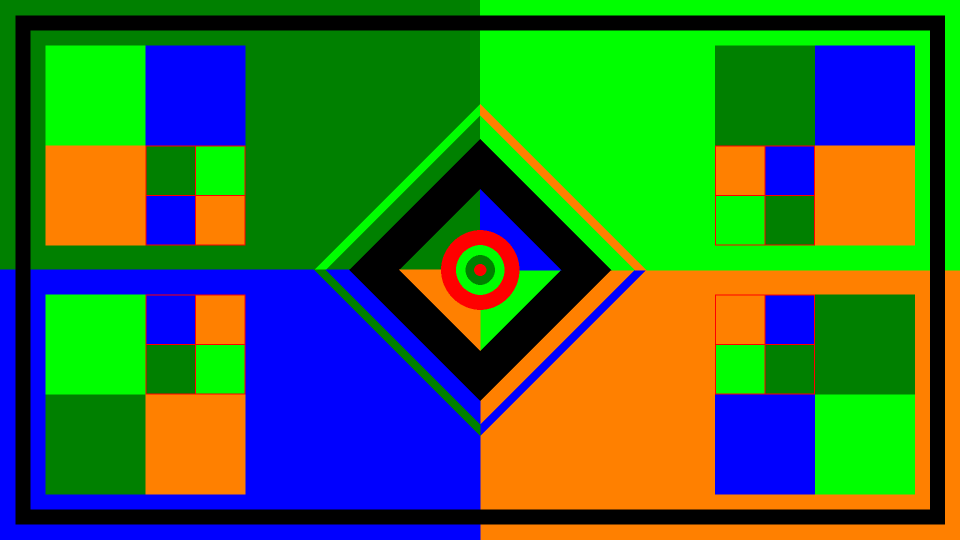
#> input picture CubeDesign_Mission_IMG-CAL.png, 1920 x 1080 px (shown at 1/2 size)
$ python teste.py   (older library calls are emulated)
#> lines starting #> are read from the running program, lines starting #| are printed output that depends on the picture; after the words box and inside, x2 and y2 are one past the last pixel; in counts of white or black regions, pixels touching at a corner belong together
#> further down, img is the input picture: shape (1080, 1920, 3); mean B, G, R 55.2, 111, 57.6
#Realiza os imports necessários
import cv2
import numpy as np
import skimage.color
import matplotlib.pyplot as plt
import scipy.ndimage as ndi
from sklearn.cluster import KMeans
from sklearn.cluster import MeanShift
import matplotlib.patches as patches
import matplotlib.colors as colors
from skimage import io, color
import math
import time


#Define variáveis que serão as cores padrão para desmatamento
vermelho = (246,0,0)
laranja = (254, 128, 0)

def color_difference (color1, color2):
    # Retorna a distância euclidiana entre duas cores no espaço RGB
    return math.sqrt(sum([(abs(component1-component2))**2 for component1, component2 in zip(color1, color2)]))

#Função retorna a imagem contornada e a área desmatada da mesma
def rgbKMeansImageSeg(img, num_clusters, closeQueimada, itQueimada, closeDesmat, itDesmat, resize):

    #Define a proporção entre os dois lados da imagem
#> called with num_clusters = 6, closeQueimada = False, itQueimada = 1, closeDesmat = False, itDesmat = 1, resize = False
    prop = img.shape[1]/img.shape[0]
#> prop = 1.78

    #Redimensiona a imagem para a mesma sempre ter 480 de altura, sem alterar as proporções
    if resize:
        imgResized = cv2.resize(img,(round(480*prop),480))
    else:
        imgResized = img

    #Reshape da imagem deixar como um vetor de pixels contendo as 3 cores para o mesmo
    data = imgResized.reshape(imgResized.shape[0]*imgResized.shape[1], 3)

    #Cria um agrupamento K-means e ajusta o mesmo aos dados
    km = KMeans(n_clusters=num_clusters)
    km.fit(data)

    #Salva os labels encontrados
    labels = km.predict(data)
    img_labels = labels.reshape(imgResized.shape[:2])
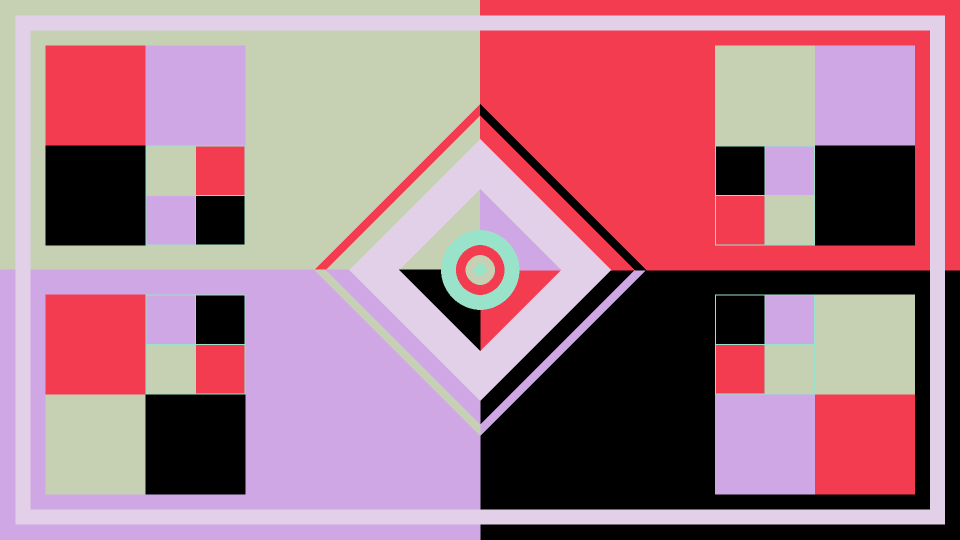
#> img_labels: shape (1080, 1920) int32 (shown at 1/2 size); 6 distinct labels, from 0 to 5; one colour per label, 0 black

    #Pega os indices das cores vermelho e laranja
    difVerm = [color_difference(p, vermelho) for p in km.cluster_centers_]
    indexQueimada = difVerm.index(min(difVerm))
    difLar = [color_difference(p, laranja) for p in km.cluster_centers_]
    indexDesmat = difLar.index(min(difLar))


    binQueimada = img_labels==indexQueimada
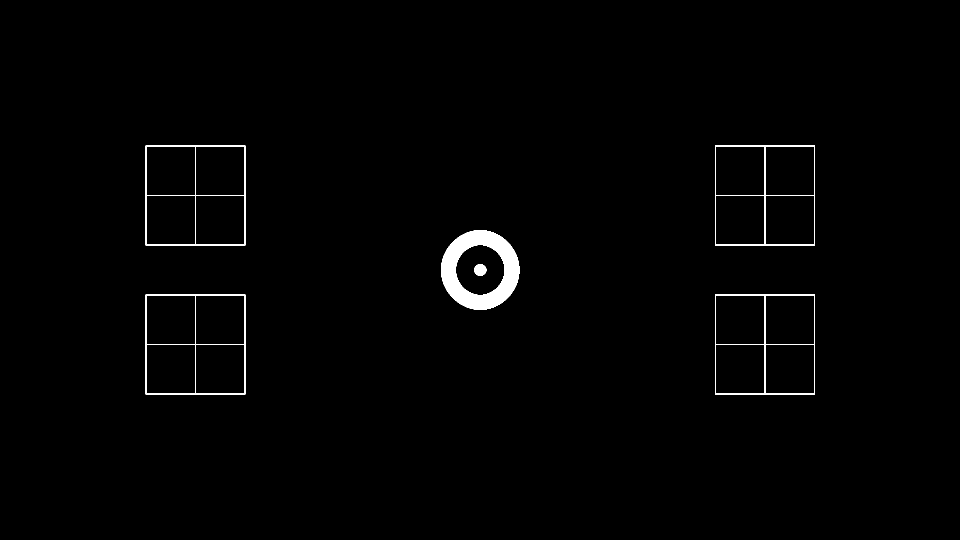
#> binQueimada: shape (1080, 1920) bool (shown at 1/2 size); 1.1% white; 6 white regions, box (x1, y1, x2, y2) and area: (882, 460, 1039, 620) 12016, (291, 291, 491, 491) 2364, (1430, 291, 1630, 491) 2364, (291, 589, 491, 789) 2364, (1430, 589, 1630, 789) 2364, (948, 528, 973, 552) 464
    if closeQueimada:
        binQueimada = ndi.binary_closing(binQueimada, iterations=itQueimada)
    binDesmat = img_labels==indexDesmat
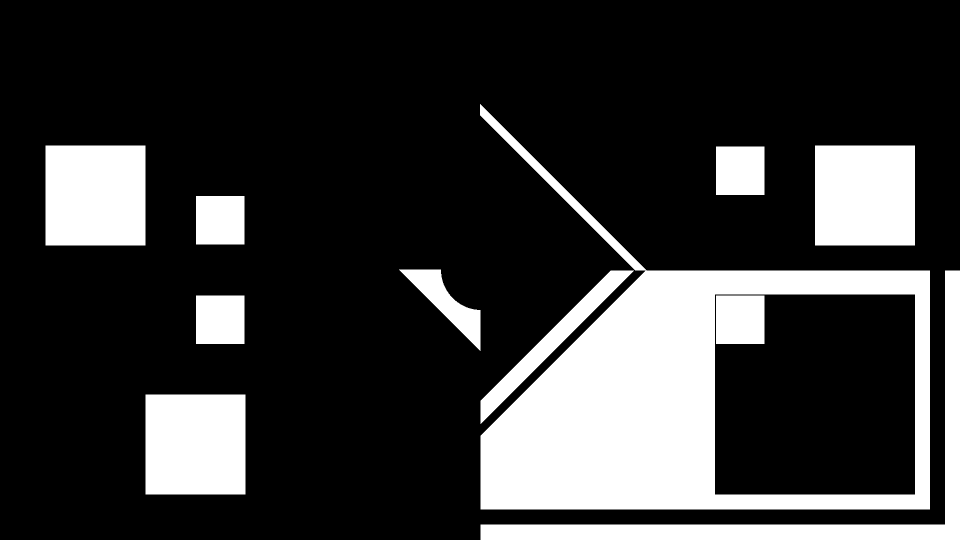
#> binDesmat: shape (1080, 1920) bool (shown at 1/2 size); 21.5% white; 11 white regions, largest, box (x1, y1, x2, y2) and area: (960, 208, 1860, 1019) 222513, (961, 541, 1920, 1080) 44969, (91, 291, 291, 491) 40000
    if closeDesmat:
        binDesmat = ndi.binary_closing(binDesmat, iterations=itDesmat)

    #Analise de desmatamento ###################################
    imgContornada = imgResized.copy()
    imgAux = 255*(binDesmat).astype(np.uint8)
#> imgAux: shape (1080, 1920); 21.5% white; 11 white regions

    _, contours, hierarchy = cv2.findContours(imgAux, cv2.RETR_TREE, cv2.CHAIN_APPROX_SIMPLE,offset=(0, 0))
#> contours = 12 contours; largest, box (x1, y1, x2, y2) and area: (960, 208, 1860, 1019) 380960, (1429, 588, 1831, 990) 160799, (961, 541, 1920, 1080) 43472, (291, 789, 491, 989) 39601, (1630, 291, 1830, 491) 39601

    #Desenha os contornos na imagem
    cv2.drawContours(imgContornada, contours, -1, (255, 255, 0), 3)
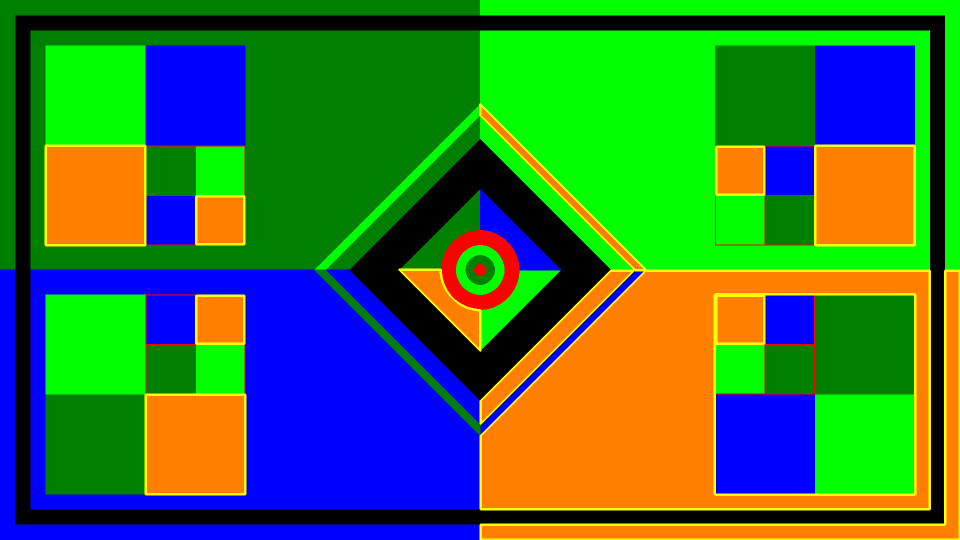
#> imgContornada: shape (1080, 1920, 3) (shown at 1/2 size); mean R, G, B 59.8, 115.3, 54.7

    #Calculando a area das queimadas
    areaCalc = 0.0
    for con in contours:
        areaCalc += cv2.contourArea(con)
#> this loop made 12 passes
#> (con, areaCalc) on passes 1, 2, 4, 6, 7, 8, 9, 12: ([[291, 789], [291, 988], [490, 988], [490, 789]], 39601), ([[392, 591], [392, 687], [488, 687], [488, 591]], 48817), ([[1221, 541], [961, 801], [961, 847], [1267, 541]], 105307.5), ([[392, 392], [392, 488], [488, 488], [488, 392]], 122670.5), ([[1432, 293], [1432, 389], [1528, 389], [1528, 293]], 131886.5), ([[1630, 291], [1630, 490], [1829, 490], [1829, 291]], 171487.5), ([[91, 291], [91, 490], [290, 490], [290, 291]], 211088.5), ([[1432, 591], [1432, 687], [1528, 687], [1528, 591]], 762063.5)
#> areaCalc on passes 3, 5, 10, 11: 92289.5, 113454.5, 592048.5, 752847.5
#> after the loop, areaCalc = 762063.5

    whitePixels = sum(sum(binDesmat))
#> whitePixels = 446833
    totalPixels = imgResized.shape[0]*imgResized.shape[1]
#> totalPixels = 2073600
    area = round((whitePixels/totalPixels)*100, 2)
#> area = 21.55
    area2 = round((areaCalc/totalPixels)*100, 2)
#> area2 = 36.75
    ########################################################


    #Analise de queimada ###################################
    imgAux = 255*(binQueimada).astype(np.uint8)
#> imgAux: shape (1080, 1920); 1.1% white; 6 white regions
    ret, labels = cv2.connectedComponents(imgAux)
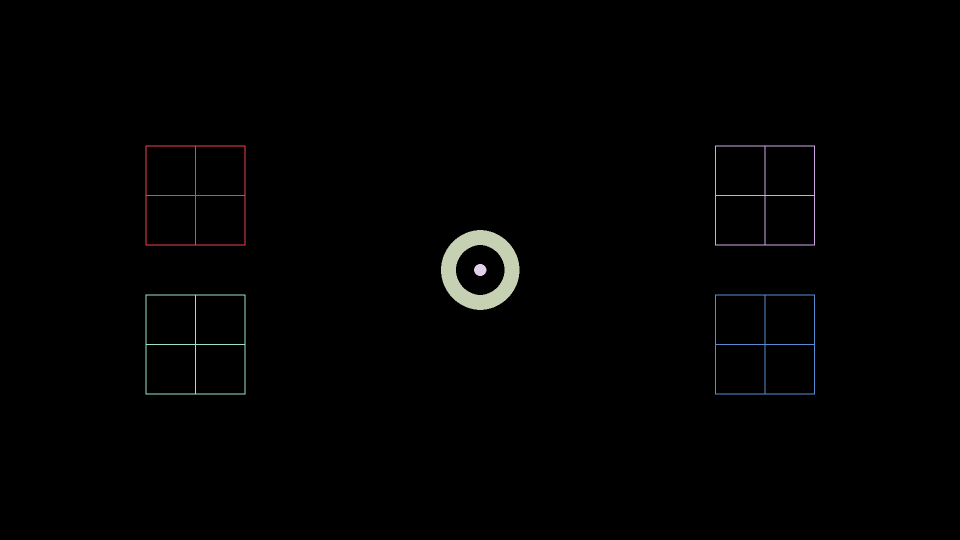
#> labels: shape (1080, 1920) int32 (shown at 1/2 size); 7 distinct labels, from 0 to 6; one colour per label, 0 black
#> ret = 7


    #Analise de desmatamento ###################################
    imgContornada2 = imgResized.copy()
    imgAux = 255*(binQueimada).astype(np.uint8)

    _, contours, hierarchy = cv2.findContours(imgAux, cv2.RETR_TREE, cv2.CHAIN_APPROX_SIMPLE,offset=(0, 0))
#> contours = 23 contours; largest, box (x1, y1, x2, y2) and area: (1430, 589, 1630, 789) 39601, (291, 589, 491, 789) 39601, (1430, 291, 1630, 491) 39601, (291, 291, 491, 491) 39601, (882, 460, 1039, 620) 19298

    #Desenha os contornos na imagem
    cv2.drawContours(imgContornada2, contours, -1, (0, 255, 255), 3)
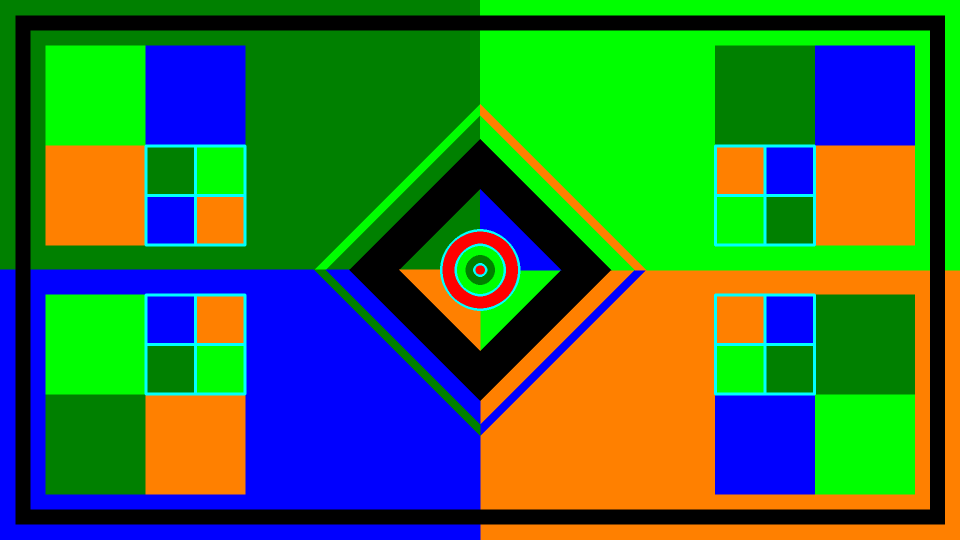
#> imgContornada2: shape (1080, 1920, 3) (shown at 1/2 size); mean R, G, B 55.5, 113.7, 58.5

    ########################################################

    return imgContornada, imgContornada2, area, area2, ret, labels


#img = cv2.imread('CubeDesign_Mission_4x3_IMG-CAL.png',1)
img = cv2.imread('CubeDesign_Mission_IMG-CAL.png',1)
img = img[:, :, ::-1]
start_time = time.time()
imagemCont,imagemCont2, area, area2, ret, labels = rgbKMeansImageSeg(img, 6, False, 1, False, 1, False)
#> area = 21.55; area2 = 36.75; ret = 7
print("--- %s seconds ---" % (time.time() - start_time))
